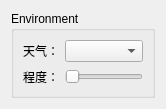
<?xml version="1.0" encoding="UTF-8"?>
<ui version="4.0">
 <class>EnvirPropertyWgt</class>
 <widget class="QWidget" name="EnvirPropertyWgt">
  <property name="geometry">
   <rect>
    <x>0</x>
    <y>0</y>
    <width>166</width>
    <height>102</height>
   </rect>
  </property>
  <property name="windowTitle">
   <string>Form</string>
  </property>
  <layout class="QGridLayout" name="gridLayout_2">
   <item row="0" column="0">
    <widget class="QGroupBox" name="groupBox">
     <property name="title">
      <string>Environment</string>
     </property>
     <layout class="QGridLayout" name="gridLayout">
      <item row="0" column="0">
       <layout class="QHBoxLayout" name="horizontalLayout">
        <item>
         <widget class="QLabel" name="label">
          <property name="text">
           <string>天气：</string>
          </property>
         </widget>
        </item>
        <item>
         <widget class="QComboBox" name="comboBox">
          <property name="sizePolicy">
           <sizepolicy hsizetype="Expanding" vsizetype="Fixed">
            <horstretch>0</horstretch>
            <verstretch>0</verstretch>
           </sizepolicy>
          </property>
         </widget>
        </item>
       </layout>
      </item>
      <item row="1" column="0">
       <layout class="QHBoxLayout" name="horizontalLayout_2">
        <item>
         <widget class="QLabel" name="label_2">
          <property name="text">
           <string>程度：</string>
          </property>
         </widget>
        </item>
        <item>
         <widget class="QSlider" name="horizontalSlider">
          <property name="maximum">
           <number>1000</number>
          </property>
          <property name="singleStep">
           <number>1</number>
          </property>
          <property name="orientation">
           <enum>Qt::Horizontal</enum>
          </property>
         </widget>
        </item>
       </layout>
      </item>
     </layout>
    </widget>
   </item>
  </layout>
 </widget>
 <resources/>
 <connections/>
</ui>
